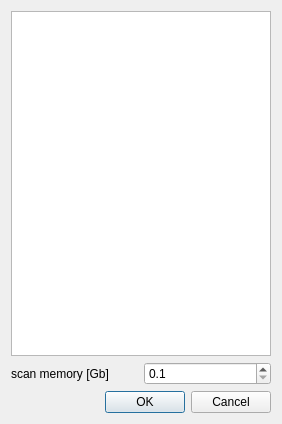
<?xml version="1.0" encoding="UTF-8"?>
<ui version="4.0">
 <class>GuiBrlCadImportDialogue</class>
 <widget class="QDialog" name="GuiBrlCadImportDialogue">
  <property name="geometry">
   <rect>
    <x>0</x>
    <y>0</y>
    <width>282</width>
    <height>424</height>
   </rect>
  </property>
  <property name="windowTitle">
   <string>Dialog</string>
  </property>
  <layout class="QGridLayout" name="gridLayout">
   <item row="0" column="0" colspan="2">
    <widget class="QListWidget" name="listWidget"/>
   </item>
   <item row="1" column="0">
    <widget class="QLabel" name="label">
     <property name="text">
      <string>scan memory [Gb]</string>
     </property>
    </widget>
   </item>
   <item row="1" column="1">
    <widget class="QDoubleSpinBox" name="doubleSpinBoxMemory">
     <property name="decimals">
      <number>1</number>
     </property>
     <property name="minimum">
      <double>0.100000000000000</double>
     </property>
     <property name="maximum">
      <double>4.000000000000000</double>
     </property>
     <property name="singleStep">
      <double>0.100000000000000</double>
     </property>
    </widget>
   </item>
   <item row="2" column="0" colspan="2">
    <widget class="QDialogButtonBox" name="buttonBox">
     <property name="orientation">
      <enum>Qt::Horizontal</enum>
     </property>
     <property name="standardButtons">
      <set>QDialogButtonBox::Cancel|QDialogButtonBox::Ok</set>
     </property>
    </widget>
   </item>
  </layout>
 </widget>
 <resources/>
 <connections>
  <connection>
   <sender>buttonBox</sender>
   <signal>accepted()</signal>
   <receiver>GuiBrlCadImportDialogue</receiver>
   <slot>accept()</slot>
   <hints>
    <hint type="sourcelabel">
     <x>248</x>
     <y>254</y>
    </hint>
    <hint type="destinationlabel">
     <x>157</x>
     <y>274</y>
    </hint>
   </hints>
  </connection>
  <connection>
   <sender>buttonBox</sender>
   <signal>rejected()</signal>
   <receiver>GuiBrlCadImportDialogue</receiver>
   <slot>reject()</slot>
   <hints>
    <hint type="sourcelabel">
     <x>316</x>
     <y>260</y>
    </hint>
    <hint type="destinationlabel">
     <x>286</x>
     <y>274</y>
    </hint>
   </hints>
  </connection>
 </connections>
</ui>
